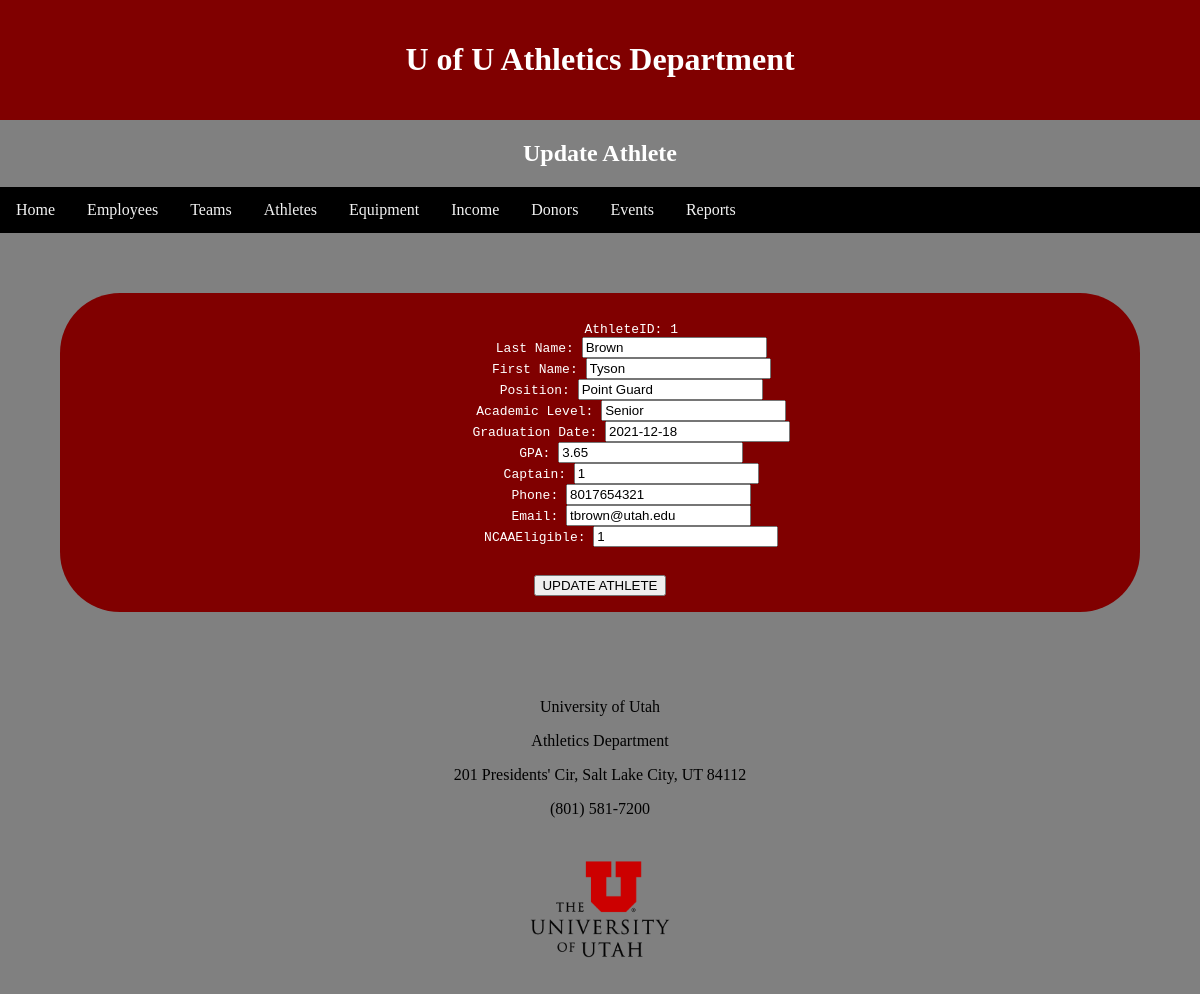
The page /Pages/update/update-athlete.php?AthleteID=1 (signed in) on the database its author committed.
### tables this page shows
CREATE TABLE IF NOT EXISTS `athletes` (
  `AthleteID` int NOT NULL AUTO_INCREMENT,
  `LastName` varchar(30) NOT NULL,
  `FirstName` varchar(30) NOT NULL,
  `Position` varchar(30) NOT NULL,
  `AcademicLevel` varchar(30) NOT NULL,
  `GraduationDate` date NOT NULL,
  `GPA` decimal(3,2) NOT NULL,
  `Captain` tinyint(1) NOT NULL,
  `Phone` varchar(15) NOT NULL,
  `Email` varchar(256) NOT NULL,
  `NCAAEligible` tinyint(1) NOT NULL,
  PRIMARY KEY (`AthleteID`)
);

### Pages/Update/update-athlete.php (the view, shortened to what this page needs)
<html>
	<head>
		<link rel='stylesheet' href='../../styles/projectstyles.css'>
	</head>
	<body>
			<?php
			require_once '../components/header.php';
			?>
		  <h2>Update Athlete</h2>
			<?php
			require_once '../components/topnavsub.php';
			?>
<?php
require_once '../../database/DBlogin.php';
$conn = new mysqli($hn, $un, $pw, $db);
if(isset($_GET['AthleteID'])){
$AthleteID = $_GET['AthleteID'];
$query = "SELECT * FROM athletes where AthleteID=$AthleteID ";
$result = $conn->query($query);
$rows = $result->num_rows;
for($j=0; $j<$rows; ++$j)
{
	$row = $result->fetch_array(MYSQLI_ASSOC);
echo <<<_END
	<form id="form1" action='../update/update-athlete.php' method='post'>
	<pre>
	AthleteID: $row[AthleteID]
	Last Name: <input type='text' name='LastName' value='$row[LastName]'>
	First Name: <input type='text' name='FirstName' value='$row[FirstName]'>
	Position: <input type='text' name='Position' value='$row[Position]'>
	Academic Level: <input type='text' name='AcademicLevel' value='$row[AcademicLevel]'>
	Graduation Date: <input type='text' name='GraduationDate' value='$row[GraduationDate]'>
	GPA: <input type='text' name='GPA' value='$row[GPA]'>
	Captain: <input type='text' name='Captain' value='$row[Captain]'>
	Phone: <input type='text' name='Phone' value='$row[Phone]'>
	Email: <input type='text' name='Email' value='$row[Email]'>
	NCAAEligible: <input type='text' name='NCAAEligible' value='$row[NCAAEligible]'>
	</pre>
		<input type='hidden' name='update' value='yes'>
		<input type='hidden' name='AthleteID' value='$row[AthleteID]'>
		<input type='submit' value='UPDATE ATHLETE'>
	</form>
_END;
}
}
?>
<?php
require_once '../components/footer.php';
?>

### Styles/projectstyles.css (style rules this page uses)
body { background-color: gray; }
h1, h2 { color: white; text-align: center; }
* { box-sizing: border-box; }
body { margin: 0; }
#form1 { background-color: maroon; margin: auto; color: white; text-align: center; padding: 16px 10px; border-radius: 60px; margin: 60px; }

### rows shown on the page
athletes: AthleteID "1", LastName "Brown", FirstName "Tyson", Position "Point Guard", AcademicLevel "Senior", GraduationDate "2021-12-18", GPA "3.65", Captain "1", Phone "8017654321", Email "tbrown@utah.edu", NCAAEligible "1"
